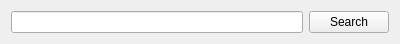
<?xml version="1.0" encoding="UTF-8"?>
<ui version="4.0">
 <class>SearchWidget</class>
 <widget class="QWidget" name="SearchWidget">
  <property name="geometry">
   <rect>
    <x>0</x>
    <y>0</y>
    <width>400</width>
    <height>41</height>
   </rect>
  </property>
  <property name="windowTitle">
   <string>Widget</string>
  </property>
  <layout class="QGridLayout" name="gridLayout">
   <item row="0" column="0">
    <widget class="QLineEdit" name="lineEdit"/>
   </item>
   <item row="0" column="1">
    <widget class="QPushButton" name="pushButton">
     <property name="text">
      <string>Search</string>
     </property>
    </widget>
   </item>
  </layout>
 </widget>
 <layoutdefault spacing="6" margin="11"/>
 <resources/>
 <connections/>
</ui>
